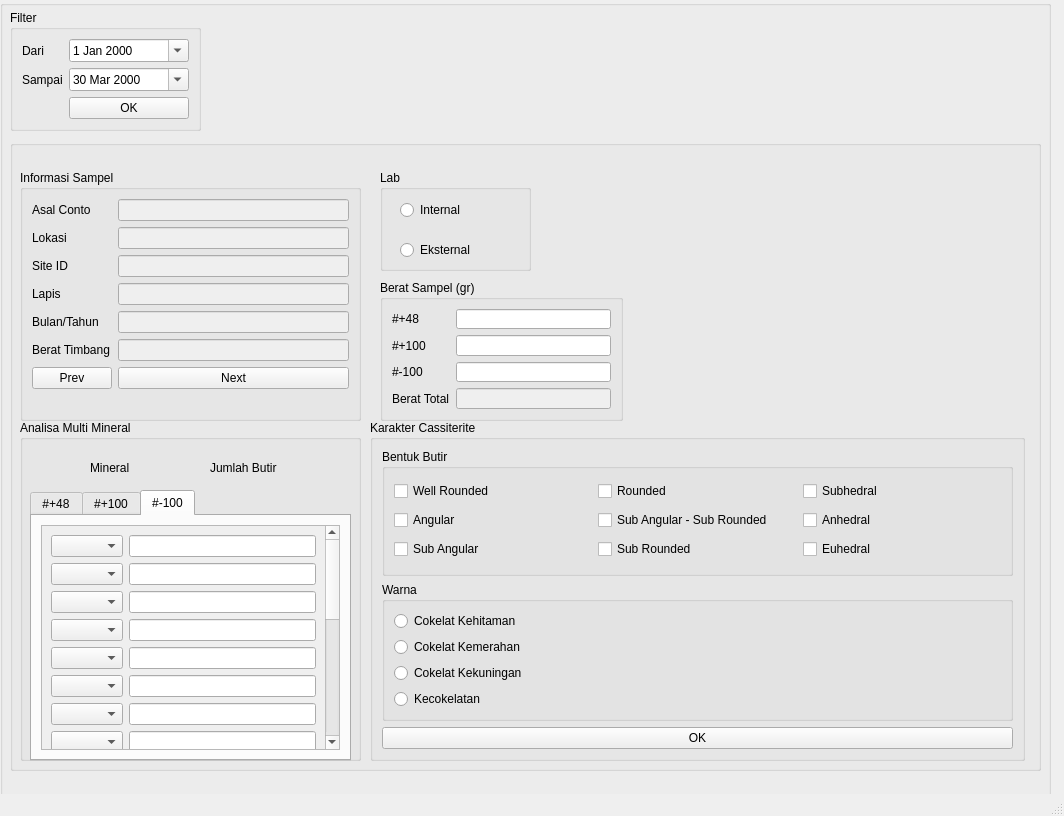
<?xml version="1.0" encoding="UTF-8"?>
<ui version="4.0">
 <class>MainWindow</class>
 <widget class="QMainWindow" name="MainWindow">
  <property name="geometry">
   <rect>
    <x>0</x>
    <y>0</y>
    <width>1064</width>
    <height>816</height>
   </rect>
  </property>
  <property name="windowTitle">
   <string>MainWindow</string>
  </property>
  <widget class="QWidget" name="centralwidget">
   <widget class="QGroupBox" name="groupBox">
    <property name="geometry">
     <rect>
      <x>0</x>
      <y>0</y>
      <width>1051</width>
      <height>831</height>
     </rect>
    </property>
    <property name="title">
     <string/>
    </property>
    <widget class="QGroupBox" name="mainGroup">
     <property name="geometry">
      <rect>
       <x>10</x>
       <y>140</y>
       <width>1031</width>
       <height>631</height>
      </rect>
     </property>
     <property name="title">
      <string/>
     </property>
     <widget class="QGroupBox" name="groupBox_karakter">
      <property name="geometry">
       <rect>
        <x>360</x>
        <y>280</y>
        <width>655</width>
        <height>341</height>
       </rect>
      </property>
      <property name="title">
       <string>Karakter Cassiterite</string>
      </property>
      <layout class="QVBoxLayout" name="verticalLayout">
       <item>
        <widget class="QGroupBox" name="groupBox_bentuk">
         <property name="title">
          <string>Bentuk Butir</string>
         </property>
         <layout class="QGridLayout" name="gridLayout">
          <item row="1" column="2">
           <widget class="QCheckBox" name="cbSASR">
            <property name="text">
             <string>Sub Angular - Sub Rounded</string>
            </property>
           </widget>
          </item>
          <item row="1" column="1">
           <widget class="QCheckBox" name="cbA">
            <property name="text">
             <string>Angular</string>
            </property>
           </widget>
          </item>
          <item row="0" column="2">
           <widget class="QCheckBox" name="cbR">
            <property name="text">
             <string>Rounded</string>
            </property>
           </widget>
          </item>
          <item row="0" column="1">
           <widget class="QCheckBox" name="cbWR">
            <property name="text">
             <string>Well Rounded</string>
            </property>
           </widget>
          </item>
          <item row="2" column="1">
           <widget class="QCheckBox" name="cbSA">
            <property name="text">
             <string>Sub Angular</string>
            </property>
           </widget>
          </item>
          <item row="2" column="2">
           <widget class="QCheckBox" name="cbSR">
            <property name="text">
             <string>Sub Rounded</string>
            </property>
           </widget>
          </item>
          <item row="0" column="3">
           <widget class="QCheckBox" name="cbSH">
            <property name="text">
             <string>Subhedral</string>
            </property>
           </widget>
          </item>
          <item row="1" column="3">
           <widget class="QCheckBox" name="cbAH">
            <property name="text">
             <string>Anhedral</string>
            </property>
           </widget>
          </item>
          <item row="2" column="3">
           <widget class="QCheckBox" name="cbE">
            <property name="text">
             <string>Euhedral</string>
            </property>
           </widget>
          </item>
         </layout>
        </widget>
       </item>
       <item>
        <widget class="QGroupBox" name="groupBox_warna">
         <property name="title">
          <string>Warna</string>
         </property>
         <layout class="QVBoxLayout" name="verticalLayout_2">
          <item>
           <widget class="QRadioButton" name="rbCH">
            <property name="text">
             <string>Cokelat Kehitaman</string>
            </property>
           </widget>
          </item>
          <item>
           <widget class="QRadioButton" name="rbCM">
            <property name="text">
             <string>Cokelat Kemerahan</string>
            </property>
           </widget>
          </item>
          <item>
           <widget class="QRadioButton" name="rbCK">
            <property name="text">
             <string>Cokelat Kekuningan</string>
            </property>
           </widget>
          </item>
          <item>
           <widget class="QRadioButton" name="rbC">
            <property name="text">
             <string>Kecokelatan</string>
            </property>
           </widget>
          </item>
         </layout>
        </widget>
       </item>
       <item>
        <widget class="QPushButton" name="btnOk">
         <property name="text">
          <string>OK</string>
         </property>
        </widget>
       </item>
      </layout>
     </widget>
     <widget class="QGroupBox" name="groupBox_berat">
      <property name="geometry">
       <rect>
        <x>370</x>
        <y>140</y>
        <width>243</width>
        <height>141</height>
       </rect>
      </property>
      <property name="title">
       <string>Berat Sampel (gr)</string>
      </property>
      <layout class="QFormLayout" name="formLayout_2">
       <item row="0" column="0">
        <widget class="QLabel" name="label_7">
         <property name="text">
          <string>#+48</string>
         </property>
        </widget>
       </item>
       <item row="0" column="1">
        <widget class="QLineEdit" name="txtBrtP48"/>
       </item>
       <item row="1" column="0">
        <widget class="QLabel" name="label_8">
         <property name="text">
          <string>#+100</string>
         </property>
        </widget>
       </item>
       <item row="1" column="1">
        <widget class="QLineEdit" name="txtBrtP100"/>
       </item>
       <item row="2" column="0">
        <widget class="QLabel" name="label_9">
         <property name="text">
          <string>#-100</string>
         </property>
        </widget>
       </item>
       <item row="2" column="1">
        <widget class="QLineEdit" name="txtBrtM100"/>
       </item>
       <item row="3" column="0">
        <widget class="QLabel" name="label_10">
         <property name="text">
          <string>Berat Total</string>
         </property>
        </widget>
       </item>
       <item row="3" column="1">
        <widget class="QLineEdit" name="txtTotBrt">
         <property name="enabled">
          <bool>false</bool>
         </property>
        </widget>
       </item>
      </layout>
     </widget>
     <widget class="QGroupBox" name="groupBox_mineral">
      <property name="geometry">
       <rect>
        <x>10</x>
        <y>280</y>
        <width>341</width>
        <height>341</height>
       </rect>
      </property>
      <property name="title">
       <string>Analisa Multi Mineral</string>
      </property>
      <widget class="QLabel" name="label_mineral">
       <property name="geometry">
        <rect>
         <x>70</x>
         <y>40</y>
         <width>44</width>
         <height>16</height>
        </rect>
       </property>
       <property name="text">
        <string>Mineral</string>
       </property>
       <property name="textFormat">
        <enum>Qt::AutoText</enum>
       </property>
      </widget>
      <widget class="QLabel" name="label_jml">
       <property name="geometry">
        <rect>
         <x>190</x>
         <y>40</y>
         <width>75</width>
         <height>16</height>
        </rect>
       </property>
       <property name="text">
        <string>Jumlah Butir</string>
       </property>
      </widget>
      <widget class="QTabWidget" name="tabMineral">
       <property name="geometry">
        <rect>
         <x>10</x>
         <y>70</y>
         <width>321</width>
         <height>271</height>
        </rect>
       </property>
       <property name="currentIndex">
        <number>2</number>
       </property>
       <widget class="QWidget" name="tabP48">
        <attribute name="title">
         <string>#+48</string>
        </attribute>
        <layout class="QGridLayout" name="gridLayout_2">
         <item row="0" column="0">
          <widget class="QScrollArea" name="scrollArea_P48">
           <property name="widgetResizable">
            <bool>true</bool>
           </property>
           <widget class="QWidget" name="scrollAreaWidgetContents">
            <property name="geometry">
             <rect>
              <x>0</x>
              <y>0</y>
              <width>278</width>
              <height>550</height>
             </rect>
            </property>
            <layout class="QFormLayout" name="formLayout_5">
             <item row="0" column="0">
              <widget class="QComboBox" name="cbM1_P48"/>
             </item>
             <item row="0" column="1">
              <widget class="QLineEdit" name="leM01_P48"/>
             </item>
             <item row="1" column="0">
              <widget class="QComboBox" name="cbM2_P48"/>
             </item>
             <item row="1" column="1">
              <widget class="QLineEdit" name="leM02_P48"/>
             </item>
             <item row="2" column="0">
              <widget class="QComboBox" name="cbM3_P48"/>
             </item>
             <item row="2" column="1">
              <widget class="QLineEdit" name="leM03_P48"/>
             </item>
             <item row="4" column="0">
              <widget class="QComboBox" name="cbM4_P48"/>
             </item>
             <item row="4" column="1">
              <widget class="QLineEdit" name="leM04_P48"/>
             </item>
             <item row="5" column="0">
              <widget class="QComboBox" name="cbM5_P48"/>
             </item>
             <item row="5" column="1">
              <widget class="QLineEdit" name="leM05_P48"/>
             </item>
             <item row="6" column="1">
              <widget class="QLineEdit" name="leM06_P48"/>
             </item>
             <item row="7" column="0">
              <widget class="QComboBox" name="cbM7_P48"/>
             </item>
             <item row="7" column="1">
              <widget class="QLineEdit" name="leM07_P48"/>
             </item>
             <item row="8" column="0">
              <widget class="QComboBox" name="cbM8_P48"/>
             </item>
             <item row="8" column="1">
              <widget class="QLineEdit" name="leM08_P48"/>
             </item>
             <item row="9" column="0">
              <widget class="QComboBox" name="cbM9_P48"/>
             </item>
             <item row="9" column="1">
              <widget class="QLineEdit" name="leM09_P48"/>
             </item>
             <item row="10" column="0">
              <widget class="QComboBox" name="cbM10_P48"/>
             </item>
             <item row="10" column="1">
              <widget class="QLineEdit" name="leM10_P48"/>
             </item>
             <item row="11" column="0">
              <widget class="QComboBox" name="cbM11_P48"/>
             </item>
             <item row="11" column="1">
              <widget class="QLineEdit" name="leM11_P48"/>
             </item>
             <item row="12" column="0">
              <widget class="QComboBox" name="cbM12_P48"/>
             </item>
             <item row="12" column="1">
              <widget class="QLineEdit" name="leM12_P48"/>
             </item>
             <item row="13" column="0">
              <widget class="QComboBox" name="cbM13_P48"/>
             </item>
             <item row="13" column="1">
              <widget class="QLineEdit" name="leM13_P48"/>
             </item>
             <item row="14" column="0">
              <widget class="QComboBox" name="cbM14_P48"/>
             </item>
             <item row="14" column="1">
              <widget class="QLineEdit" name="leM14_P48"/>
             </item>
             <item row="15" column="0">
              <widget class="QComboBox" name="cbM15_P48"/>
             </item>
             <item row="15" column="1">
              <widget class="QLineEdit" name="leM15_P48"/>
             </item>
             <item row="16" column="0">
              <widget class="QComboBox" name="cbM16_P48"/>
             </item>
             <item row="16" column="1">
              <widget class="QLineEdit" name="leM16_P48"/>
             </item>
             <item row="17" column="0">
              <widget class="QComboBox" name="cbM17_P48"/>
             </item>
             <item row="17" column="1">
              <widget class="QLineEdit" name="leM17_P48"/>
             </item>
             <item row="18" column="0">
              <widget class="QComboBox" name="cbM18_P48"/>
             </item>
             <item row="18" column="1">
              <widget class="QLineEdit" name="leM18_P48"/>
             </item>
             <item row="19" column="0">
              <widget class="QComboBox" name="cbM19_P48"/>
             </item>
             <item row="19" column="1">
              <widget class="QLineEdit" name="leM19_P48"/>
             </item>
             <item row="6" column="0">
              <widget class="QComboBox" name="cbM6_P48"/>
             </item>
            </layout>
           </widget>
          </widget>
         </item>
        </layout>
       </widget>
       <widget class="QWidget" name="tab_P100">
        <attribute name="title">
         <string>#+100</string>
        </attribute>
        <layout class="QGridLayout" name="gridLayout_3">
         <item row="0" column="0">
          <widget class="QScrollArea" name="scrollArea_P100">
           <property name="widgetResizable">
            <bool>true</bool>
           </property>
           <widget class="QWidget" name="scrollAreaWidgetContents_2">
            <property name="geometry">
             <rect>
              <x>0</x>
              <y>0</y>
              <width>278</width>
              <height>550</height>
             </rect>
            </property>
            <layout class="QFormLayout" name="formLayout_6">
             <item row="0" column="0">
              <widget class="QComboBox" name="cbM1_P100"/>
             </item>
             <item row="0" column="1">
              <widget class="QLineEdit" name="leM01_P100"/>
             </item>
             <item row="1" column="0">
              <widget class="QComboBox" name="cbM2_P100"/>
             </item>
             <item row="1" column="1">
              <widget class="QLineEdit" name="leM02_P100"/>
             </item>
             <item row="2" column="0">
              <widget class="QComboBox" name="cbM3_P100"/>
             </item>
             <item row="2" column="1">
              <widget class="QLineEdit" name="leM03_P100"/>
             </item>
             <item row="4" column="0">
              <widget class="QComboBox" name="cbM4_P100"/>
             </item>
             <item row="4" column="1">
              <widget class="QLineEdit" name="leM04_P100"/>
             </item>
             <item row="5" column="0">
              <widget class="QComboBox" name="cbM5_P100"/>
             </item>
             <item row="5" column="1">
              <widget class="QLineEdit" name="leM05_P100"/>
             </item>
             <item row="6" column="1">
              <widget class="QLineEdit" name="leM06_P100"/>
             </item>
             <item row="7" column="0">
              <widget class="QComboBox" name="cbM7_P100"/>
             </item>
             <item row="7" column="1">
              <widget class="QLineEdit" name="leM07_P100"/>
             </item>
             <item row="8" column="0">
              <widget class="QComboBox" name="cbM8_P100"/>
             </item>
             <item row="8" column="1">
              <widget class="QLineEdit" name="leM08_P100"/>
             </item>
             <item row="9" column="0">
              <widget class="QComboBox" name="cbM9_P100"/>
             </item>
             <item row="9" column="1">
              <widget class="QLineEdit" name="leM09_P100"/>
             </item>
             <item row="10" column="0">
              <widget class="QComboBox" name="cbM10_P100"/>
             </item>
             <item row="10" column="1">
              <widget class="QLineEdit" name="leM10_P100"/>
             </item>
             <item row="11" column="0">
              <widget class="QComboBox" name="cbM11_P100"/>
             </item>
             <item row="11" column="1">
              <widget class="QLineEdit" name="leM11_P100"/>
             </item>
             <item row="12" column="0">
              <widget class="QComboBox" name="cbM12_P100"/>
             </item>
             <item row="12" column="1">
              <widget class="QLineEdit" name="leM12_P100"/>
             </item>
             <item row="13" column="0">
              <widget class="QComboBox" name="cbM13_P100"/>
             </item>
             <item row="13" column="1">
              <widget class="QLineEdit" name="leM13_P100"/>
             </item>
             <item row="14" column="0">
              <widget class="QComboBox" name="cbM14_P100"/>
             </item>
             <item row="14" column="1">
              <widget class="QLineEdit" name="leM14_P100"/>
             </item>
             <item row="15" column="0">
              <widget class="QComboBox" name="cbM15_P100"/>
             </item>
             <item row="15" column="1">
              <widget class="QLineEdit" name="leM15_P100"/>
             </item>
             <item row="16" column="0">
              <widget class="QComboBox" name="cbM16_P100"/>
             </item>
             <item row="16" column="1">
              <widget class="QLineEdit" name="leM16_P100"/>
             </item>
             <item row="17" column="0">
              <widget class="QComboBox" name="cbM17_P100"/>
             </item>
             <item row="17" column="1">
              <widget class="QLineEdit" name="leM17_P100"/>
             </item>
             <item row="18" column="0">
              <widget class="QComboBox" name="cbM18_P100"/>
             </item>
             <item row="18" column="1">
              <widget class="QLineEdit" name="leM18_P100"/>
             </item>
             <item row="19" column="0">
              <widget class="QComboBox" name="cbM19_P100"/>
             </item>
             <item row="19" column="1">
              <widget class="QLineEdit" name="leM19_P100"/>
             </item>
             <item row="6" column="0">
              <widget class="QComboBox" name="cbM6_P100"/>
             </item>
            </layout>
           </widget>
          </widget>
         </item>
        </layout>
       </widget>
       <widget class="QWidget" name="tab_M100">
        <attribute name="title">
         <string>#-100</string>
        </attribute>
        <layout class="QGridLayout" name="gridLayout_4">
         <item row="0" column="0">
          <widget class="QScrollArea" name="scrollArea_M100">
           <property name="widgetResizable">
            <bool>true</bool>
           </property>
           <widget class="QWidget" name="scrollAreaWidgetContents_3">
            <property name="geometry">
             <rect>
              <x>0</x>
              <y>0</y>
              <width>278</width>
              <height>550</height>
             </rect>
            </property>
            <layout class="QFormLayout" name="formLayout_7">
             <item row="0" column="0">
              <widget class="QComboBox" name="cbM1_M100"/>
             </item>
             <item row="0" column="1">
              <widget class="QLineEdit" name="leM01_M100"/>
             </item>
             <item row="1" column="0">
              <widget class="QComboBox" name="cbM2_M100"/>
             </item>
             <item row="1" column="1">
              <widget class="QLineEdit" name="leM02_M100"/>
             </item>
             <item row="2" column="0">
              <widget class="QComboBox" name="cbM3_M100"/>
             </item>
             <item row="2" column="1">
              <widget class="QLineEdit" name="leM03_M100"/>
             </item>
             <item row="4" column="0">
              <widget class="QComboBox" name="cbM4_M100"/>
             </item>
             <item row="4" column="1">
              <widget class="QLineEdit" name="leM04_M100"/>
             </item>
             <item row="5" column="0">
              <widget class="QComboBox" name="cbM5_M100"/>
             </item>
             <item row="5" column="1">
              <widget class="QLineEdit" name="leM05_M100"/>
             </item>
             <item row="6" column="1">
              <widget class="QLineEdit" name="leM06_M100"/>
             </item>
             <item row="7" column="0">
              <widget class="QComboBox" name="cbM7_M100"/>
             </item>
             <item row="7" column="1">
              <widget class="QLineEdit" name="leM07_M100"/>
             </item>
             <item row="8" column="0">
              <widget class="QComboBox" name="cbM8_M100"/>
             </item>
             <item row="8" column="1">
              <widget class="QLineEdit" name="leM08_M100"/>
             </item>
             <item row="9" column="0">
              <widget class="QComboBox" name="cbM9_M100"/>
             </item>
             <item row="9" column="1">
              <widget class="QLineEdit" name="leM09_M100"/>
             </item>
             <item row="10" column="0">
              <widget class="QComboBox" name="cbM10_M100"/>
             </item>
             <item row="10" column="1">
              <widget class="QLineEdit" name="leM10_M100"/>
             </item>
             <item row="11" column="0">
              <widget class="QComboBox" name="cbM11_M100"/>
             </item>
             <item row="11" column="1">
              <widget class="QLineEdit" name="leM11_M100"/>
             </item>
             <item row="12" column="0">
              <widget class="QComboBox" name="cbM12_M100"/>
             </item>
             <item row="12" column="1">
              <widget class="QLineEdit" name="leM12_M100"/>
             </item>
             <item row="13" column="0">
              <widget class="QComboBox" name="cbM13_M100"/>
             </item>
             <item row="13" column="1">
              <widget class="QLineEdit" name="leM13_M100"/>
             </item>
             <item row="14" column="0">
              <widget class="QComboBox" name="cbM14_M100"/>
             </item>
             <item row="14" column="1">
              <widget class="QLineEdit" name="leM14_M100"/>
             </item>
             <item row="15" column="0">
              <widget class="QComboBox" name="cbM15_M100"/>
             </item>
             <item row="15" column="1">
              <widget class="QLineEdit" name="leM15_M100"/>
             </item>
             <item row="16" column="0">
              <widget class="QComboBox" name="cbM16_M100"/>
             </item>
             <item row="16" column="1">
              <widget class="QLineEdit" name="leM16_M100"/>
             </item>
             <item row="17" column="0">
              <widget class="QComboBox" name="cbM17_M100"/>
             </item>
             <item row="17" column="1">
              <widget class="QLineEdit" name="leM17_M100"/>
             </item>
             <item row="18" column="0">
              <widget class="QComboBox" name="cbM18_M100"/>
             </item>
             <item row="18" column="1">
              <widget class="QLineEdit" name="leM18_M100"/>
             </item>
             <item row="19" column="0">
              <widget class="QComboBox" name="cbM19_M100"/>
             </item>
             <item row="19" column="1">
              <widget class="QLineEdit" name="leM19_M100"/>
             </item>
             <item row="6" column="0">
              <widget class="QComboBox" name="cbM6_M100"/>
             </item>
            </layout>
           </widget>
          </widget>
         </item>
        </layout>
       </widget>
      </widget>
     </widget>
     <widget class="QGroupBox" name="groupBox_infoSampel">
      <property name="geometry">
       <rect>
        <x>10</x>
        <y>30</y>
        <width>341</width>
        <height>251</height>
       </rect>
      </property>
      <property name="title">
       <string>Informasi Sampel</string>
      </property>
      <layout class="QFormLayout" name="formLayout">
       <item row="0" column="0">
        <widget class="QLabel" name="label">
         <property name="text">
          <string>Asal Conto</string>
         </property>
         <property name="alignment">
          <set>Qt::AlignLeading|Qt::AlignLeft|Qt::AlignVCenter</set>
         </property>
        </widget>
       </item>
       <item row="0" column="1">
        <widget class="QLineEdit" name="txtAsal">
         <property name="enabled">
          <bool>false</bool>
         </property>
        </widget>
       </item>
       <item row="1" column="0">
        <widget class="QLabel" name="label_2">
         <property name="text">
          <string>Lokasi</string>
         </property>
        </widget>
       </item>
       <item row="1" column="1">
        <widget class="QLineEdit" name="txtLok">
         <property name="enabled">
          <bool>false</bool>
         </property>
        </widget>
       </item>
       <item row="2" column="0">
        <widget class="QLabel" name="label_3">
         <property name="text">
          <string>Site ID</string>
         </property>
        </widget>
       </item>
       <item row="2" column="1">
        <widget class="QLineEdit" name="txtSiteID">
         <property name="enabled">
          <bool>false</bool>
         </property>
        </widget>
       </item>
       <item row="3" column="0">
        <widget class="QLabel" name="label_4">
         <property name="text">
          <string>Lapis</string>
         </property>
        </widget>
       </item>
       <item row="3" column="1">
        <widget class="QLineEdit" name="txtLapis">
         <property name="enabled">
          <bool>false</bool>
         </property>
        </widget>
       </item>
       <item row="4" column="0">
        <widget class="QLabel" name="label_5">
         <property name="text">
          <string>Bulan/Tahun</string>
         </property>
        </widget>
       </item>
       <item row="4" column="1">
        <widget class="QLineEdit" name="txtBulan">
         <property name="enabled">
          <bool>false</bool>
         </property>
        </widget>
       </item>
       <item row="5" column="0">
        <widget class="QLabel" name="label_6">
         <property name="text">
          <string>Berat Timbang</string>
         </property>
        </widget>
       </item>
       <item row="5" column="1">
        <widget class="QLineEdit" name="txtBrtTbg">
         <property name="enabled">
          <bool>false</bool>
         </property>
        </widget>
       </item>
       <item row="6" column="0">
        <widget class="QPushButton" name="btnPrev">
         <property name="text">
          <string>Prev</string>
         </property>
        </widget>
       </item>
       <item row="6" column="1">
        <widget class="QPushButton" name="btnNext">
         <property name="text">
          <string>Next</string>
         </property>
        </widget>
       </item>
      </layout>
     </widget>
     <widget class="QGroupBox" name="groupBox_LabID">
      <property name="geometry">
       <rect>
        <x>370</x>
        <y>30</y>
        <width>151</width>
        <height>101</height>
       </rect>
      </property>
      <property name="title">
       <string>Lab</string>
      </property>
      <widget class="QRadioButton" name="rbInternal">
       <property name="geometry">
        <rect>
         <x>20</x>
         <y>30</y>
         <width>89</width>
         <height>20</height>
        </rect>
       </property>
       <property name="text">
        <string>Internal</string>
       </property>
      </widget>
      <widget class="QRadioButton" name="rbEksternal">
       <property name="geometry">
        <rect>
         <x>20</x>
         <y>70</y>
         <width>89</width>
         <height>20</height>
        </rect>
       </property>
       <property name="text">
        <string>Eksternal</string>
       </property>
      </widget>
     </widget>
    </widget>
    <widget class="QGroupBox" name="groupBox_8">
     <property name="geometry">
      <rect>
       <x>10</x>
       <y>10</y>
       <width>191</width>
       <height>121</height>
      </rect>
     </property>
     <property name="title">
      <string>Filter</string>
     </property>
     <layout class="QFormLayout" name="formLayout_3">
      <item row="0" column="0">
       <widget class="QLabel" name="label_13">
        <property name="text">
         <string>Dari</string>
        </property>
       </widget>
      </item>
      <item row="0" column="1">
       <widget class="QDateEdit" name="tglDari">
        <property name="calendarPopup">
         <bool>true</bool>
        </property>
       </widget>
      </item>
      <item row="1" column="0">
       <widget class="QLabel" name="label_14">
        <property name="text">
         <string>Sampai</string>
        </property>
       </widget>
      </item>
      <item row="2" column="1">
       <widget class="QPushButton" name="pushButton">
        <property name="text">
         <string>OK</string>
        </property>
       </widget>
      </item>
      <item row="1" column="1">
       <widget class="QDateEdit" name="tglSampai">
        <property name="dateTime">
         <datetime>
          <hour>20</hour>
          <minute>0</minute>
          <second>0</second>
          <year>2000</year>
          <month>3</month>
          <day>30</day>
         </datetime>
        </property>
        <property name="calendarPopup">
         <bool>true</bool>
        </property>
       </widget>
      </item>
     </layout>
    </widget>
   </widget>
  </widget>
  <widget class="QMenuBar" name="menubar">
   <property name="geometry">
    <rect>
     <x>0</x>
     <y>0</y>
     <width>1064</width>
     <height>22</height>
    </rect>
   </property>
  </widget>
  <widget class="QStatusBar" name="statusbar"/>
 </widget>
 <resources/>
 <connections/>
</ui>
